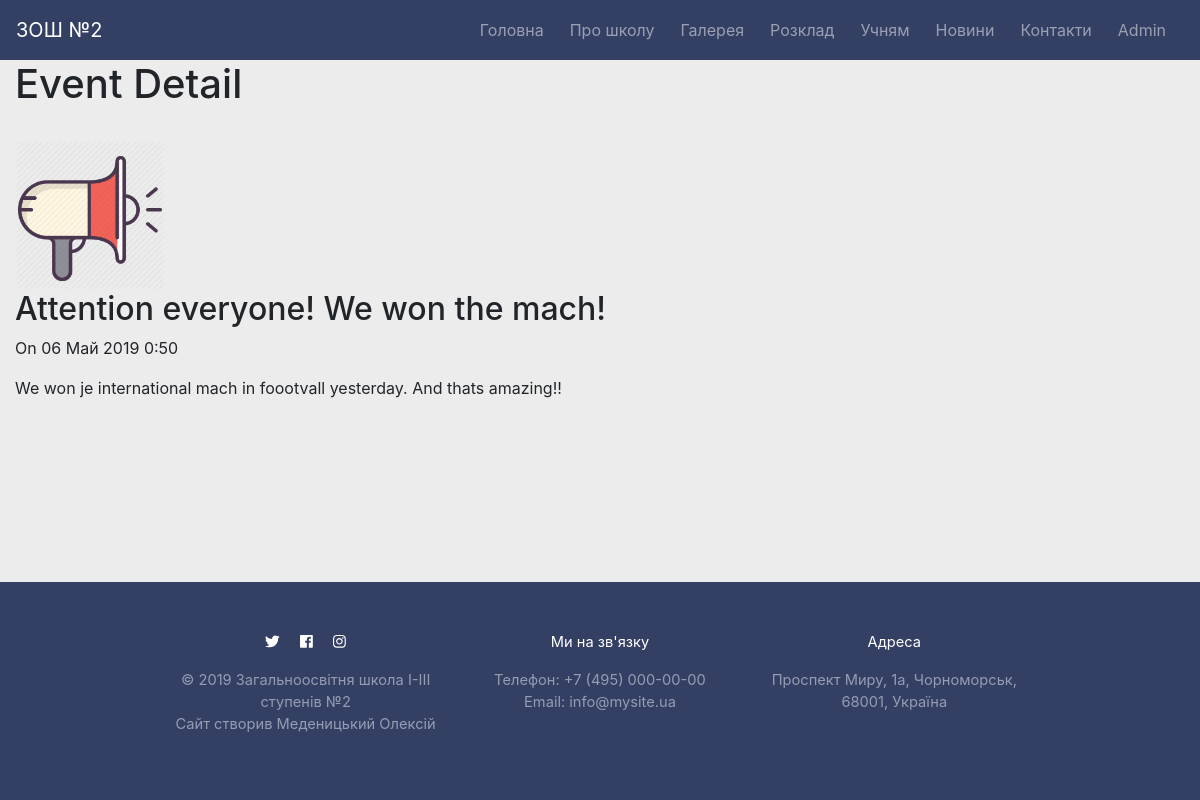
The page /event/6/ on the database its author committed.
### core/models.py (models this page shows, shortened)
class Event(models.Model):
	title = models.CharField(max_length=150)
	image = models.ImageField(default='event_pics/default.png', upload_to='event_pics')
	content = models.TextField()
	date_posted = models.DateTimeField(default=timezone.now)

### core/views.py (the view)
# urls.py: path('event/<int:pk>/', event_detail.as_view(), name='event-detail'),
class event_detail(DetailView):
	model = Event

### core/templates/core/event_detail.html
{% extends 'core/base.html' %}
{% block content %}
	<h1>Event Detail</h1>
	<br>
		<img src="{{ object.image.url }}" height=150>
		<h2>{{ object.title }}</h1>
		<p>On {{ object.date_posted|date:"d F Y  G:i" }}</p>
		<p>{{ object.content|safe }}</p>
{% endblock content %}

### core/static/core/main.css (style rules this page uses)
body { background-color: #ececec; height: 100%; min-height: 100vh; }

### rows shown on the page
Event: image (placeholder picture), title "Attention everyone! We won the mach!", date_posted "06 Май 2019 0:50", content "We won je international mach in foootvall yesterday. And thats amazing!!"
